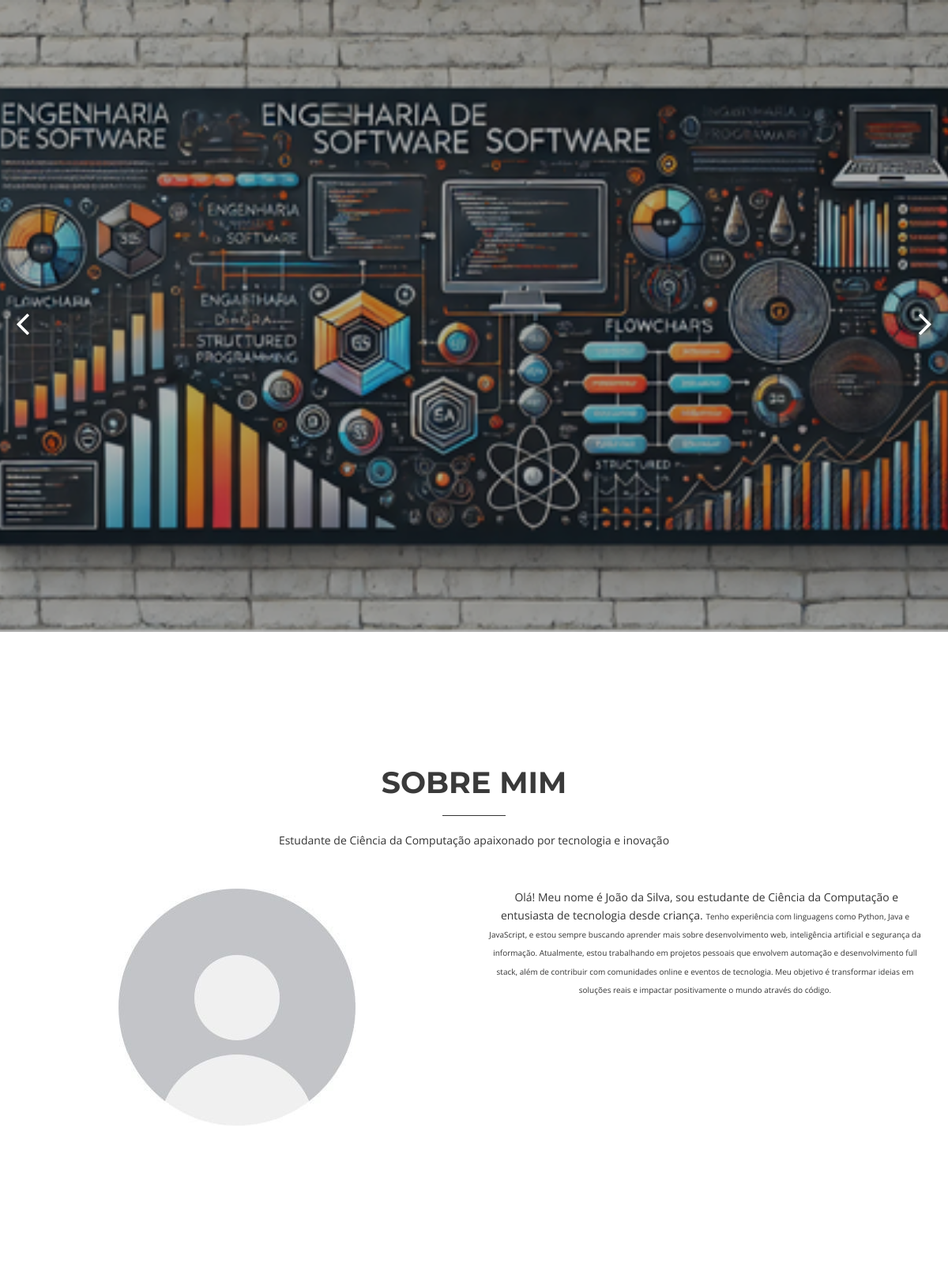
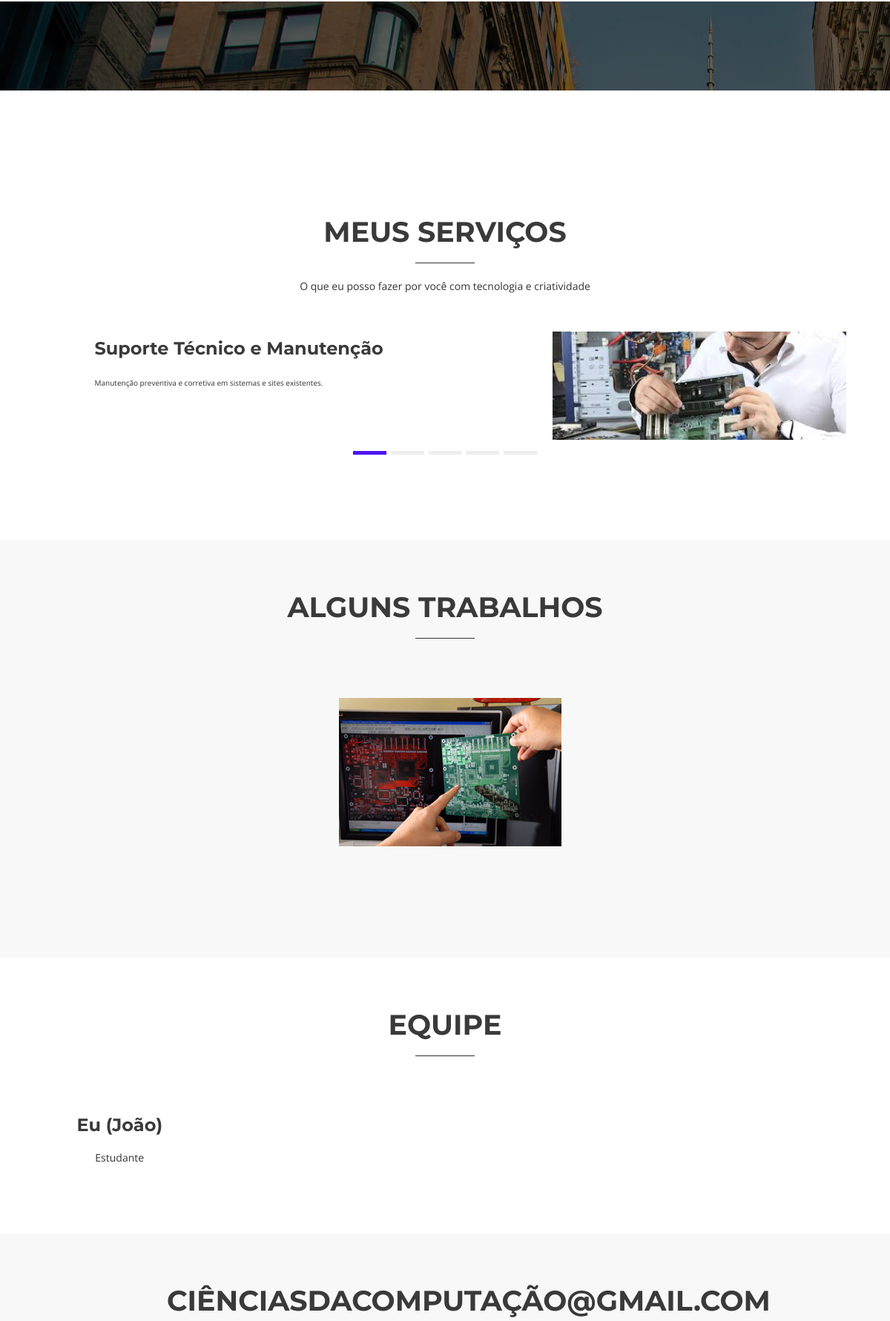
The page / (upper part) on the database its author committed (2 pictures, top to bottom).
### tables this page shows
CREATE TABLE `banner` (
  `id` int(11) NOT NULL,
  `titulo` varchar(50) DEFAULT NULL,
  `subtitulo` varchar(225) DEFAULT NULL,
  `imagem` varchar(100) NOT NULL
);

CREATE TABLE `sobre` (
  `id` int(11) NOT NULL,
  `titulo` varchar(50) NOT NULL,
  `subtitulo` varchar(255) DEFAULT NULL,
  `descricao` text NOT NULL,
  `imagem` varchar(100) DEFAULT NULL,
  `video` varchar(100) DEFAULT NULL,
  `exibir` varchar(20) NOT NULL
);

CREATE TABLE `config` (
  `id` int(11) NOT NULL,
  `nome` varchar(80) NOT NULL,
  `email` varchar(50) NOT NULL,
  `senha` varchar(50) NOT NULL,
  `telefone` varchar(20) DEFAULT NULL,
  `endereco` varchar(100) DEFAULT NULL,
  `logo` varchar(80) NOT NULL,
  `icone` varchar(80) NOT NULL,
  `instagram` varchar(80) DEFAULT NULL,
  `twitter` varchar(80) DEFAULT NULL,
  `linkedin` varchar(80) DEFAULT NULL,
  `facebook` varchar(80) DEFAULT NULL,
  `youtube` varchar(80) DEFAULT NULL,
  `cor` varchar(20) DEFAULT NULL,
  `titulo_servicos` varchar(50) DEFAULT NULL,
  `subtitulo_servicos` varchar(255) DEFAULT NULL,
  `titulo_trabalhos` varchar(50) DEFAULT NULL,
  `subtitulo_trabalhos` varchar(255) DEFAULT NULL,
  `titulo_equipe` varchar(50) DEFAULT NULL,
  `subtitulo_equipe` varchar(255) DEFAULT NULL,
  `titulo_contato` varchar(50) DEFAULT NULL,
  `subtitulo_contato` varchar(255) DEFAULT NULL,
  `texto_rodape` varchar(1000) DEFAULT NULL
);

CREATE TABLE `servicos` (
  `id` int(11) NOT NULL,
  `titulo` varchar(100) NOT NULL,
  `descricao` text NOT NULL,
  `imagem` varchar(100) DEFAULT NULL,
  `video` varchar(100) DEFAULT NULL,
  `exibir` varchar(100) NOT NULL
);

CREATE TABLE `trabalhos` (
  `id` int(11) NOT NULL,
  `titulo` varchar(100) NOT NULL,
  `descricao` text DEFAULT NULL,
  `imagem` varchar(100) NOT NULL,
  `video` varchar(100) DEFAULT NULL,
  `exibir` varchar(20) NOT NULL,
  `link` varchar(100) DEFAULT NULL
);

CREATE TABLE `equipe` (
  `id` int(11) NOT NULL,
  `nome` varchar(50) NOT NULL,
  `cargo` varchar(50) NOT NULL,
  `imagem` varchar(50) NOT NULL
);

### sistema/conexao.php (called while the page is built, shortened)
<?php
$usuario = 'root';
$senha = '';
$banco = 'portfolio';
$servidor = 'localhost';
try {
	$pdo = new PDO("mysql:dbname=$banco;host=$servidor;charset=utf8", "$usuario", "$senha");
} catch (Exception $e) {
	echo 'Erro ao conectar com o Banco de Dados!';
	echo '<br>';
	echo $e;
}
$nome_sistema = 'Projetos';
$email_sistema = 'vinisenai177@gmail.com';
$telefone_sistema = '(11)91310-5016';
$endereco_sistema = '';
$senha_sistema = '123';
$query = $pdo->query("SELECT * FROM config");
$res = $query->fetchAll(PDO::FETCH_ASSOC);
$total_reg = @count($res);
if($total_reg == 0){
	$pdo->query("INSERT INTO config SET nome = '$nome_sistema', email = '$email_sistema',
	senha = '$senha_sistema', telefone = '$telefone_sistema', endereco = '$endereco_sistema',
	logo = 'logo.png', icone = 'icone.png', cor = '#00c1c1', titulo_contato = 'Contate-nos',
	subtitulo_contato = 'Preencha os Campos abaixo para entrar em contato conosco!'");
}else{
$titulo_servicos = $res[0]['titulo_servicos'];
$subtitulo_servicos = $res[0]['subtitulo_servicos'];
$titulo_trabalhos = $res[0]['titulo_trabalhos'];
$titulo_equipe = $res[0]['titulo_equipe'];
$titulo_contato = $res[0]['titulo_contato'];
}
$query = $pdo->query("SELECT * FROM sobre");
$res = $query->fetchAll(PDO::FETCH_ASSOC);
$total_reg = @count($res);
if($total_reg == 0){
	$pdo->query("INSERT INTO sobre SET titulo = 'Sobre', subtitulo = 'Subtitulo caso Exista',
	descricao = 'Descrição da página Sobre', imagem = 'sem-foto.jpg', exibir = 'Imagem'");
}else{
$titulo_sobre = $res[0]['titulo'];
$subtitulo_sobre = $res[0]['subtitulo'];
$descricao_sobre = $res[0]['descricao'];
$imagem_sobre = $res[0]['imagem'];
$exibir_sobre = $res[0]['exibir'];
}
 ?>

### index.php (the view, shortened to what this page needs)
<?php
require_once("sistema/conexao.php")
 ?>
<!DOCTYPE html>
<html>
<head>
  <link href="css/bootstrap.min.css" rel="stylesheet" media="screen">
  <link href="css/style.css" rel="stylesheet" media="screen">
  <link href="color/default.css" rel="stylesheet" media="screen">
</head>
<body>
  <section id="intro">
    <div class="intro-container">
      <div id="introCarousel" class="carousel slide carousel-fade" data-ride="carousel">
        <?php
        $query = $pdo->query("SELECT * FROM banner order by id desc");
$res = $query->fetchAll(PDO::FETCH_ASSOC);
$total_reg = @count($res);
if($total_reg > 0){
         ?>
        <div class="carousel-inner" role="listbox">
          <?php
          for($i=0; $i < $total_reg; $i++){
    if($i == 0){
      $active = 'active';
    }else{
       $active = '';
    }
           ?>
          <div class="item <?php echo $active ?>">
            <div class="carousel-container">
            </div>
          </div>
        <?php } ?>
        </div>
      <?php } ?>
        <a class="carousel-control-prev" href="#introCarousel" role="button" data-slide="prev">
          <span class="carousel-control-prev-icon fa fa-angle-left" aria-hidden="true"></span>
        </a>
        <a class="carousel-control-next" href="#introCarousel" role="button" data-slide="next">
          <span class="carousel-control-next-icon fa fa-angle-right" aria-hidden="true"></span>
        </a>
      </div>
    </div>
  </section>
  <section id="about" class="home-section bg-white">
    <div class="container">
      <div class="row">
        <div class="col-md-offset-2 col-md-8">
          <div class="section-heading">
            <h2><?php echo $titulo_sobre ?></h2>
            <div class="heading-line"></div>
            <p><?php echo $subtitulo_sobre ?></p>
          </div>
        </div>
      </div>
      <div class="row wow fadeInUp">
        <div class="col-md-6 about-img">
          <?php if($exibir_sobre == 'Imagem'){ ?>
        <img src="sistema/img/<?php echo $imagem_sobre ?>" alt="">
        <?php }else{ ?>
           <iframe class="video-mobile" width="100%" height="320px" src="<?php echo $video_sobre ?>" frameborder="0" allow="accelerometer; autoplay; encrypted-media; gyroscope; picture-in-picture" allowfullscreen id=""></iframe>
        <?php } ?>
        </div>
        <div class="col-md-6 content">
         <?php echo $descricao_sobre ?>
        </div>
      </div>
    </div>
  </section>
 <?php
    $query = $pdo->query("SELECT * FROM servicos order by id desc");
$res = $query->fetchAll(PDO::FETCH_ASSOC);
$total_reg = @count($res);
if($total_reg > 0){
         ?>
  <section id="parallax1" class="home-section parallax" data-stellar-background-ratio="0.5">
    <div class="container">
      <div class="row">
        <div class="col-md-12">
        </div>
      </div>
    </div>
  </section>
  <section id="services" class="home-section bg-white" style="margin-top: -200px">
    <div class="container">
      <div class="row">
        <div class="col-md-offset-2 col-md-8">
          <div class="section-heading">
            <h2><?php echo $titulo_servicos ?></h2>
            <div class="heading-line"></div>
            <p><?php echo $subtitulo_servicos ?></p>
          </div>
        </div>
      </div>
      <div class="row">
        <div class="col-md-12">
          <div id="carousel-service" class="service carousel slide">
            <div class="carousel-inner">
             <?php
          for($i=0; $i < $total_reg; $i++){
    $titulo = $res[$i]['titulo'];
    $descricao = $res[$i]['descricao'];
    $video = $res[$i]['video'];
    $imagem = $res[$i]['imagem'];
    $exibir = $res[$i]['exibir'];
    if($i == 0){
      $active = 'active';
    }else{
       $active = '';
    }
           ?>
              <div class="item <?php echo $active ?>">
                <div class="row">
                  <div class="col-sm-12 col-md-offset-1 col-md-6">
                    <div class=" bounceInLeft">
                      <h4><?php echo $titulo ?></h4>
                      <p><?php echo $descricao ?></p>
                    </div>
                  </div>
                  <div class="col-sm-12 col-md-5">
                    <div class="screenshot wow bounceInRight">
                      <?php if($exibir == 'Imagem'){ ?>
                      <img src="sistema/img/servicos/<?php echo $imagem ?>" class="img-responsive" alt="" />
                      <?php }else{ ?>
                       <iframe class="video-mobile" width="100%" height="320px" src="<?php echo $video ?>" frameborder="0" allow="accelerometer; autoplay; encrypted-media; gyroscope; picture-in-picture" allowfullscreen id=""></iframe>
                    <?php } ?>
                    </div>
                  </div>
                </div>
              </div>
          <?php } ?>
           </div>
            <ol class="carousel-indicators">
              <?php
          for($i=0; $i < $total_reg; $i++){
            if($i == 0){
              $active = 'active';
            }else{
               $active = '';
            }
               ?>
              <li data-target="#carousel-service" data-slide-to="<?php echo $i ?>" class="<?php echo $active ?>" onclick="new WOW().init();"></li>
            <?php } ?>
            </ol>
          </div>
        </div>
      </div>
    </div>
  </section>
<?php } ?>
 <?php
        $query = $pdo->query("SELECT * FROM trabalhos order by id desc");
$res = $query->fetchAll(PDO::FETCH_ASSOC);
$total_reg = @count($res);
if($total_reg > 0){
         ?>
  <section id="portfolio" class="home-section bg-gray" style="margin-top: -50px">
    <div class="container">
      <div class="row">
        <div class="col-md-offset-2 col-md-8">
          <div class="section-heading" style="margin-top: -100px">
            <h2><?php echo $titulo_trabalhos ?></h2>
            <div class="heading-line"></div>
          </div>
        </div>
      </div>
      <div class="row">
        <div class="col-lg-12">
          <ul id="og-grid" class="og-grid">
             <?php
          for($i=0; $i < $total_reg; $i++){
    $titulo = $res[$i]['titulo'];
    $descricao = $res[$i]['descricao'];
    $video = $res[$i]['video'];
    $imagem = $res[$i]['imagem'];
    $exibir = $res[$i]['exibir'];
    $link = $res[$i]['link'];
    $descricao = str_replace(array('"'), ' ** ', $descricao);
    ?>
            <li>
    <a href="<?php echo $link ?>" data-largesrc="sistema/img/trabalhos/<?php echo $imagem ?>" data-title="<?php echo $titulo ?>" data-description="<?php echo $descricao ?>" onclick="chamarImg('<?php echo $exibir ?>', '<?php echo $video ?>')">
    <img src="sistema/img/trabalhos/<?php echo $imagem ?>" alt=""/>
              </a>
            </li>
           <?php } ?>
          </ul>
        </div>
      </div>
    </div>
  </section>
<?php } ?>
 <?php
        $query = $pdo->query("SELECT * FROM equipe order by id asc");
$res = $query->fetchAll(PDO::FETCH_ASSOC);
$total_reg = @count($res);
if($total_reg > 0){
         ?>
  <section id="team" class="home-section bg-white" style="margin-top: -70px">
    <div class="container">
      <div class="row">
        <div class="col-md-offset-2 col-md-8">
          <div class="section-heading" style="margin-top: -100px">
            <h2><?php echo $titulo_equipe ?></h2>
            <div class="heading-line"></div>
          </div>
        </div>
      </div>
      <div class="row">
            <?php
          for($i=0; $i < $total_reg; $i++){
    $nome = $res[$i]['nome'];
    $cargo = $res[$i]['cargo'];
           ?>
        <div class="col-xs-12 col-sm-3 col-md-3 col-lg-3">
          <div class="box-team wow bounceInUp" data-wow-delay="0.1s">
            <h4><?php echo $nome ?></h4>
            <p><?php echo $cargo ?></p>
          </div>
        </div>
      <?php } ?>
      </div>
    </div>
  </section>
<?php } ?>
  <section id="contact" class="home-section bg-gray" style="margin-top: -70px">
    <div class="container">
      <div class="row">
        <div class="col-md-offset-2 col-md-8">
          <div class="section-heading" style="margin-top: -100px">
            <h2><?php echo $titulo_contato ?></h2>
          </div>
        </div>
      </div>
    </div>
  </section>
</body>
</html>

### css/style.css (style rules this page uses)
body { text-align: center; font-family: 'Open Sans', sans-serif; font-size: 14px; line-height: 1.6em; }
h2 { font-size: 32px; }
h4 { font-size: 24px; }
h1,h2,h3,h4,h5,h6,.h1,.h2,.h3,.h4,.h5,.h6 { color: #3a3a3a; font-weight: 700; margin-bottom: 20px; font-family: 'Montserrat', sans-serif; }
.home-section { width: 100%; padding: 150px 0px 150px 0px; }
.section-heading { margin-bottom: 50px; }
.section-heading h2 { font-size: 38px; text-transform: uppercase; }
.section-heading .heading-line { margin:0 auto; display: block; height: 1px; width: 80px; background: #333; margin-top: 10px; margin-bottom: 20px; }
.bg-white { background: #fff; }
.bg-gray { background: #f8f8f8; }
#parallax1 { background-image: url(../img/parallax/1.jpg); }
#intro { width: 100%; height: 100vh; background-color: rgba(0, 0, 0, 0.3); }
#intro .item { width: 100%; height: 100vh; background-size: cover; background-position: center; background-repeat: no-repeat; }
#intro .item::before { content: ''; background-color: rgba(0, 0, 0, 0.3); position: absolute; height: 100%; width: 100%; top: 0; right: 0; left: 0; bottom: 0; }
#intro .carousel-container { display: -webkit-box; display: -webkit-flex; display: -ms-flexbox; display: flex; -webkit-box-pack: center; -webkit-justify-content: center; -ms-flex-pack: center; justify-content: center; -webkit-box-align: center; -webkit-align-items: center; -ms-flex-align: center; align-items: center; position: absolute; bottom: 0; top: 0; left: 0; right: 0; }
#intro .carousel-inner .item { transition-property: opacity; background-position: center top; }
#intro .carousel-inner .item, #intro .carousel-inner .active.left, #intro .carousel-inner .active.right { opacity: 0; }
#intro .carousel-inner .active, #intro .carousel-inner .next.left, #intro .carousel-inner .prev.right { opacity: 1; transition: 0.9s; }
#intro .carousel-control-prev, #intro .carousel-control-next { color: #fff; position: absolute; top: calc(50% - 15px); }
#intro .carousel-control-prev { left: 20px; }
#intro .carousel-control-next { right: 20px; }
#intro .carousel-control-next-icon, #intro .carousel-control-prev-icon { background: none; font-size: 48px; line-height: 1; }
#about .about-img { height: 350px; overflow: hidden; }
#about .about-img img { margin-left: -15px; max-width: 100%; }
.service.carousel h4,.service.carousel p { text-align: left; }
.service .screenshot { overflow: hidden; overflow: hidden; margin-right: auto; margin-left: auto; }
.service .screenshot img { margin-right: auto; margin-left: auto; padding-left: 4px; width: 400px; }
.service .carousel-indicators { position: relative; bottom: 0; left: 0; margin-top: 0px; margin-bottom: 0px; margin-left: 0px; padding: 5px; padding-bottom: 8px; width: 100%; background: #ffffff; }
.service .carousel-indicators .active { width: 45px; height: 5px; border: none; border-radius: 0px; }
.service .carousel-indicators li { display: inline-block; margin: 1px; width: 45px; height: 5px; border: none; border-radius: 0px; background: #eeeeee; text-indent: -999px; cursor: pointer; }
.og-grid { list-style: none; padding: 20px 0; margin: 0 auto; text-align: center; width: 100%; }
.og-grid li { display: inline-block; margin: 10px 5px 0 5px; vertical-align: top; height: 250px; }
.og-grid li > a, .og-grid li > a img { border: none; outline: none; display: block; position: relative; }

### color/default.css (style rules this page uses)
a, a:hover { color: #04e910; }
.service .carousel-indicators .active { background: #4c15f0; }

### rows shown on the page
sobre: titulo "SOBRE MIM", subtitulo "Estudante de Ciência da Computação apaixonado por tecnologia e inovação", imagem (picture), descricao "Olá! Meu nome é João da Silva, sou estudante de Ciência da Computação e entusiasta de tecnologia desde criança. Tenho experiência com linguagens como Python, Java e JavaScript, e estou sempre buscando aprender mais sobre desenvolvimento web, inteligência artificial e segurança da informação. Atualmente, estou trabalhando em projetos pessoais que envolvem automação e desenvolvimento full stack, além de contribuir com comunidades online e eventos de tecnologia. Meu objetivo é transformar ideias em soluções reais e impactar positivamente o mundo através do código."
config: titulo_servicos "MEUS SERVIÇOS", subtitulo_servicos "O que eu posso fazer por você com tecnologia e criatividade", titulo_trabalhos "ALGUNS TRABALHOS", titulo_equipe "EQUIPE", titulo_contato "CIÊNCIASDACOMPUTAÇÃO@GMAIL.COM"
servicos: titulo "Suporte Técnico e Manutenção", descricao "Manutenção preventiva e corretiva em sistemas e sites existentes.", imagem (picture)
trabalhos: imagem (picture)
equipe: nome "Eu (João)", cargo "Estudante"
